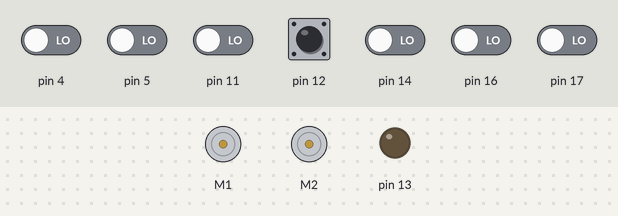
Bench run of a sketch on a simulated Arduino Uno, built with avr-gcc and run on an emulated ATmega328P. Shown: 2 × DC motor (green arrow = forward, orange = backward, longer = faster), output pins drawn as LEDs (lit = HIGH). The inputs (shaded band) are chosen by the test bench; at power-on: pin 12 HIGH, pin 4, pin 5, pin 11, pin 14, pin 16, pin 17 LOW.

Above: at 0.8 s.
0.9 s: pin 12 pulled LOW for 0.15 s
At 2.2 s:
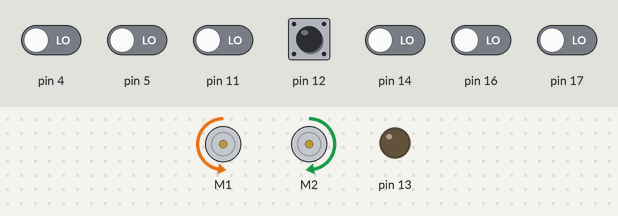
4.0 s: pin 5 driven HIGH
6.1 s: pin 4 driven HIGH
At 6.6 s:
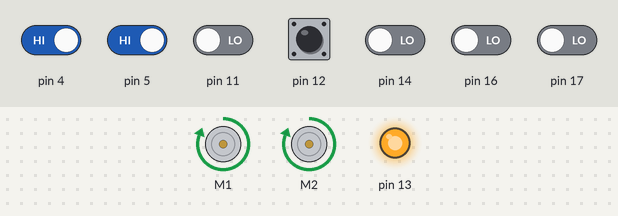
7.6 s: pin 11 driven HIGH
At 8.8 s:
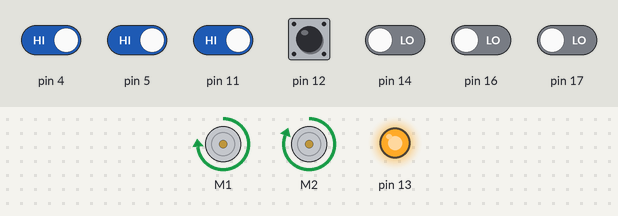
9.1 s: pin 16 driven HIGH
At 10.1 s:
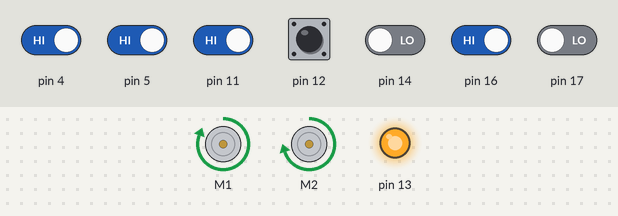
10.6 s: pin 4 driven LOW
At 11.2 s:
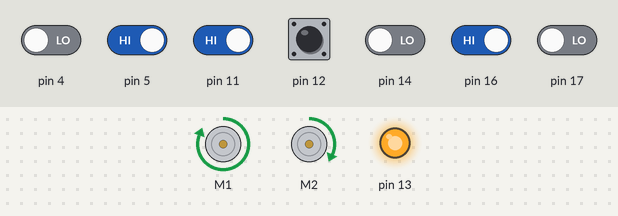
Timing chart, 0 to 13.1 s (numbered marks = the images above; inputs shaded):
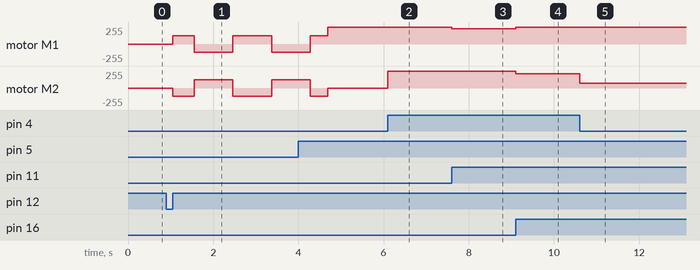

Measured:
- after the input at 0.9 s, motor M1: stopped → forward 127/255 after 0.15 s, → backward 127/255 0.50 s later, → forward 127/255 0.91 s later, → backward 127/255 0.91 s later; motor M2: stopped → backward 127/255 after 0.15 s, → forward 127/255 0.50 s later, → backward 127/255 0.91 s later, → forward 127/255 0.91 s later
- after the input at 6.1 s, motor M2: stopped → forward 255/255 at once
- after the input at 7.6 s, motor M1: forward 255/255 → forward 228/255 at once
- after the input at 9.1 s, motor M1: forward 228/255 → forward 255/255 at once; motor M2: forward 255/255 → forward 215/255 at once
- after the input at 10.6 s, motor M2: forward 215/255 → forward 69/255 at once

The sketch:

lenny.ino
```cpp
#include <QTRSensors.h>
#include <ZumoReflectanceSensorArray.h>
#include <ZumoMotors.h>
#include <ZumoBuzzer.h>
#include <Pushbutton.h>

ZumoReflectanceSensorArray reflectanceSensors;
ZumoMotors motors;
Pushbutton button(ZUMO_BUTTON);
int lastError = 0;
unsigned int sensors[6];

const int MAX_SPEED = 400;
const int MAX_SENSOR = 1000;
const int SENSOR_PIVOT = 500;

void lightsOn() {
  digitalWrite(13, HIGH);
}

void lightsOff() {
  digitalWrite(13, LOW);
}

void calibrate() {
  int i;
  for(i = 0; i < 80; i++)
  {
    if ((i > 10 && i <= 30) || (i > 50 && i <= 70))
      motors.setSpeeds(-200, 200);
    else
      motors.setSpeeds(200, -200);
    reflectanceSensors.calibrate();

    // Since our counter runs to 80, the total delay will be
    // 80*20 = 1600 ms.
    delay(20);
  }
  motors.setSpeeds(0,0);
}

void setup() {
  reflectanceSensors.init();
  button.waitForButton();
  pinMode(13, OUTPUT);
  calibrate();
  lightsOn();
}

int getDirection() {
  int position = reflectanceSensors.readLine(sensors);
  int error = position - 2500;
  int speedDifference = error / 4 + 6 * (error - lastError);
  lastError = error;
  return speedDifference;
}

boolean onLine() {
  int i;
  boolean above = true;
  for(i = 0; i < 6; i++) {
    above &= (SENSOR_PIVOT < sensors[i]);
  }
  return above;
}

void loop() {
  int lineDirection = getDirection();
  if (onLine()) {
    lineDirection = MAX_SPEED / 2;
  }
  int m1Speed = MAX_SPEED + lineDirection;
  int m2Speed = MAX_SPEED - lineDirection;
  if (m1Speed < 0)
    m1Speed = 0;
  if (m2Speed < 0)
    m2Speed = 0;
  if (m1Speed > MAX_SPEED)
    m1Speed = MAX_SPEED;
  if (m2Speed > MAX_SPEED)
    m2Speed = MAX_SPEED;
  motors.setSpeeds(m1Speed, m2Speed);
}
```
